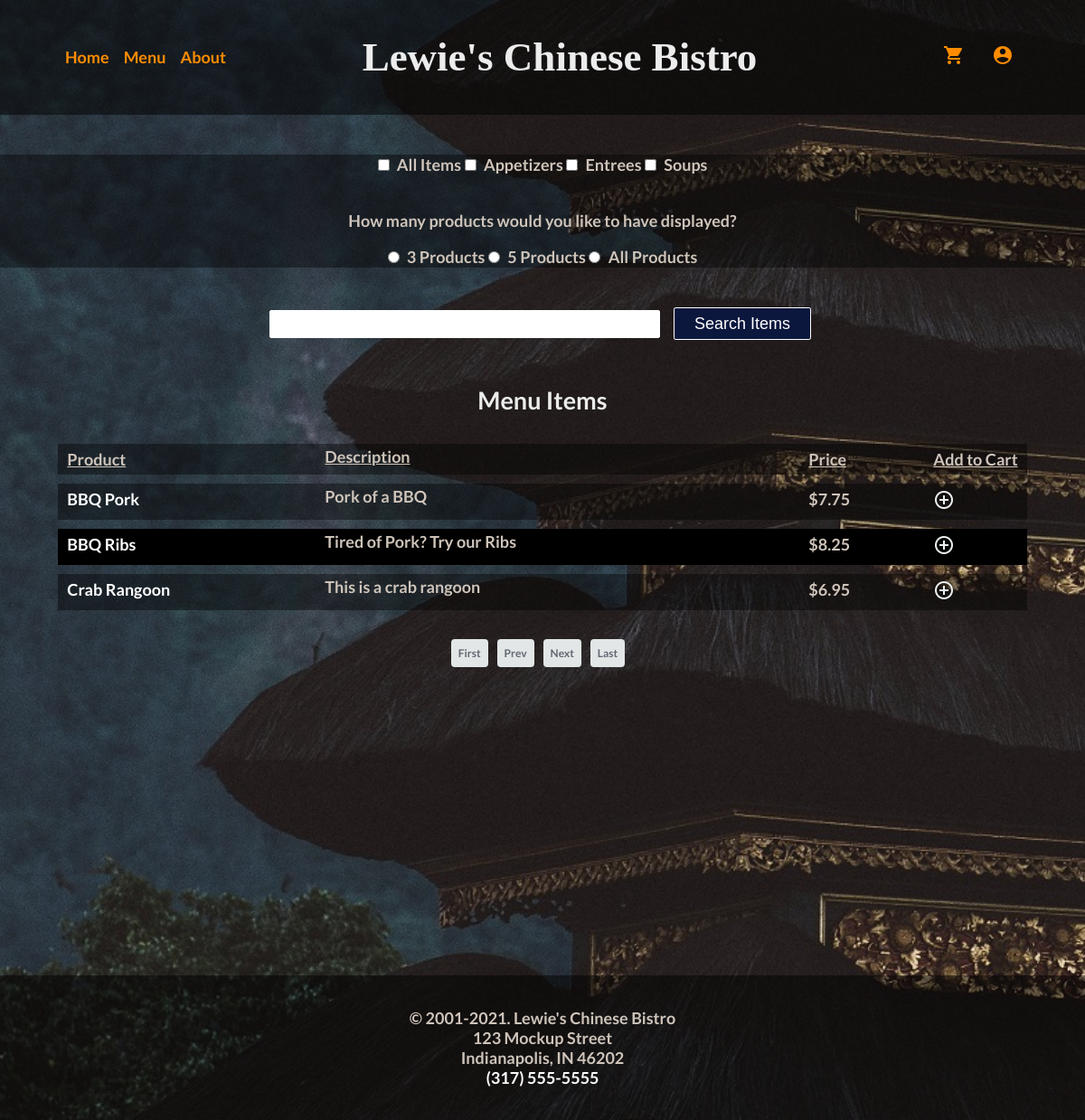
/listmenu.php?page=4, run on the app's committed database.
### tables this page shows
CREATE TABLE `menu_items` (
  `Item_id` int(11) NOT NULL,
  `Product_name` varchar(50) NOT NULL,
  `Category_id` varchar(3) NOT NULL,
  `Price` float NOT NULL,
  `Description` varchar(250) NOT NULL
);

### pagination.php (the view, shortened to what this page needs)
<?php
include('includes/database.php');
?>
<html>
<head>
</head>
<body>
<table class="menuItems">
    <?php
    $page = isset($_GET['page']) && is_numeric($_GET['page']) ? $_GET['page'] : 1;
    $no_of_records_per_page = $_SESSION['$records_per_page'];
    $offset = ($page - 1) * $no_of_records_per_page;
    $total_pages_sql = "SELECT COUNT(*) FROM menu_items";
    $result = mysqli_query($conn, $total_pages_sql);
    $total_rows = mysqli_fetch_array($result)[0];
    $total_pages = ceil($total_rows / $no_of_records_per_page);
    $sql = "SELECT * FROM menu_items LIMIT $offset, $no_of_records_per_page";
    $res_data = mysqli_query($conn, $sql);
    while ($row = mysqli_fetch_array($res_data)) {
        ?>
        <div class="row header">
            <div class="col1"><a href="itemDetails.php?id=<?php echo $row['Item_id']; ?>"><?php echo $row['Product_name']; ?></a></div>
            <div class="col2"><?php echo $row['Description']; ?></div>
            <div class="col3">$<?php echo $row['Price']; ?></div>
            <div> <a href="addtocart.php?id=<?= $row['Item_id'] ?>">
                    <img src="images/plustocart.png" alt="click to add item to cart">
                </a></div>
        </div>
    <?php
    }
    ?>
</table>
<div>
    <div align="center">
        <ul class="pagination" >
            <li><a href="?page=1">First</a></li>
            <li class="<?php if($page <= 1){ echo 'disabled'; } ?>">
                <a href="<?php if($page <= 1){ echo '#'; } else { echo "?page=".($page - 1); } ?>">Prev</a>
            </li>
            <li class="<?php if($page >= $total_pages){ echo 'disabled'; } ?>">
                <a href="<?php if($page >= $total_pages){ echo '#'; } else { echo "?page=".($page + 1); } ?>">Next</a>
            </li>
            <li><a href="?pageno=<?php echo $total_pages; ?>">Last</a></li>
        </ul>
    </div>
</div>
</body>
</html>

### css/main.css (style rules this page uses)
body { background-image: url("../images/home_1440.jpg"); background-attachment: fixed; background-size: cover; font-family: "lato", sans-serif; font-size: large; color: #cec4ba; font-weight: bold; margin: 0; }
.menuItems { display: flex; flex-direction: column; width: max-content; margin: auto; }
.row a { color: white; }
.menuItems div { padding: 3px 5px; }
.menuItems .row { display: flex; }
.menuItems .row:nth-child(even) { background-color: rgba(0,0,0,0.40); margin-top: 10px; }
.menuItems .row:nth-child(odd) { background-color: rgb(0,0,0); margin-top: 10px; }
.menuItems .header { font-weight: bold; }
.menuItems .col1 { width: 200px; }
.menuItems .col2 { width: 450px; padding:0 5rem; }
.menuItems .col3, .col4 { width: 8rem; }
.row a { text-decoration: none; }
.pagination { list-style-type: none; padding: 10px 0; display: inline-flex; justify-content: space-between; box-sizing: border-box; }
.pagination li { box-sizing: border-box; padding-right: 10px; }
.pagination li a { box-sizing: border-box; background-color: #e2e6e6; padding: 8px; text-decoration: none; font-size: 12px; font-weight: bold; color: #616872; border-radius: 4px; }

### data on the page
menu_items: Product_name "BBQ Pork", Description "Pork of a BBQ", Price "7.75"
menu_items: Product_name "BBQ Ribs", Description "Tired of Pork? Try our Ribs", Price "8.25"
menu_items: Product_name "Crab Rangoon", Description "This is a crab rangoon", Price "6.95"

### other printed values
$menu_title "Menu Items"
